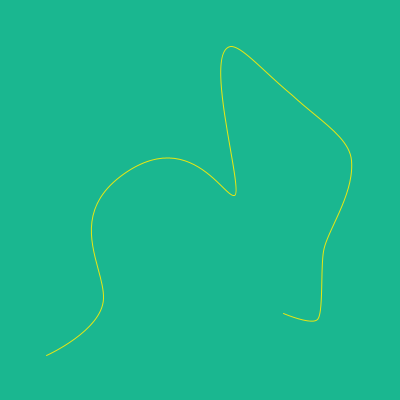
Frame 1 (no input)
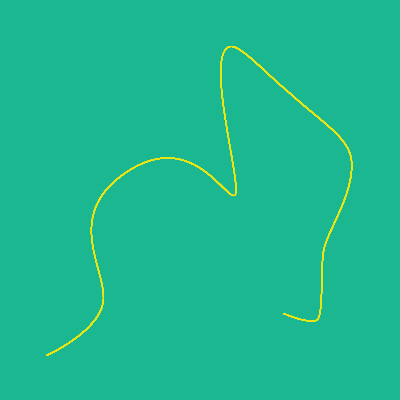
Frame 60 (the mouse pressed at the canvas centre just before this capture)
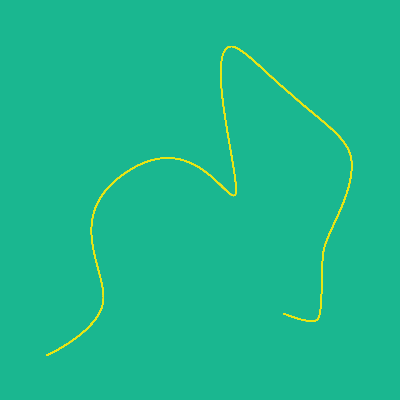
Frame 120 (the mouse held since frame 60 and released just before this capture)

The Processing sketch that drew these frames (run headless with seeded random() and noise(); from frame 60 on, the mouse is pressed at the canvas centre):

// Processing sketch: processing_32981
// ── processing_32981.pde

void setup(){
  size(400,400);
  background(26,183,144);
}

void draw(){
  noFill();
  stroke(232,230,19);
  beginShape();
    vertex(283,313);
    bezierVertex(283,313, 311,325, 317,319);
    bezierVertex(323,313, 320,269, 323,251);
    bezierVertex(326,231, 354,194, 351,160);
    bezierVertex(349,137, 319,120, 292,95);
    bezierVertex(263,71, 241,45, 230,46);
    bezierVertex(202,51, 244,192, 234,195);
    bezierVertex(224,198, 190,127, 124,173);
    bezierVertex(64,215, 104,266, 103,298);
    bezierVertex(102,330, 46,355, 46,355);
  endShape();
}
